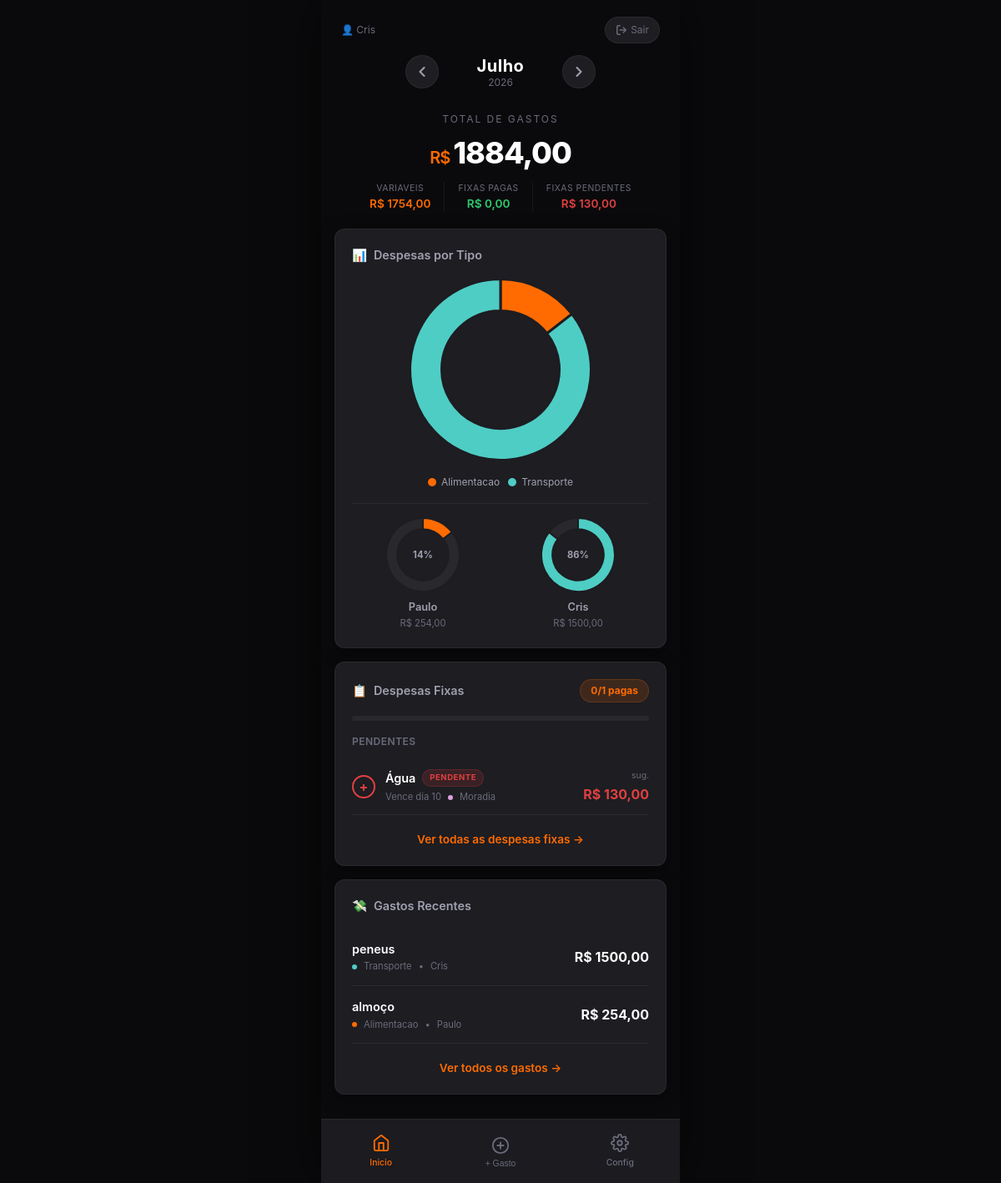
/dashboard (signed in), run on the app's committed database.
### app.py (models this page shows)
class User(db.Model):
    __tablename__ = 'users'
    id = db.Column(db.Integer, primary_key=True)
    name = db.Column(db.String(100), nullable=False)
    email = db.Column(db.String(120), unique=True, nullable=False)
    password_hash = db.Column(db.String(256), nullable=False)
    is_admin = db.Column(db.Boolean, default=False)
    created_at = db.Column(db.DateTime, default=datetime.utcnow)
    expenses = db.relationship('VariableExpense', backref='user', lazy=True, cascade='all, delete-orphan')
    fixed_expenses = db.relationship('FixedExpense', backref='user', lazy=True, cascade='all, delete-orphan')

class FixedExpense(db.Model):
    __tablename__ = 'fixed_expenses'
    id = db.Column(db.Integer, primary_key=True)
    description = db.Column(db.String(200), nullable=False)
    value = db.Column(db.Float, nullable=False)
    due_day = db.Column(db.Integer, nullable=False)
    paid = db.Column(db.Boolean, default=False)
    paid_at = db.Column(db.DateTime, nullable=True)
    month = db.Column(db.Integer, nullable=False)
    year = db.Column(db.Integer, nullable=False)
    is_recurring = db.Column(db.Boolean, default=True)
    user_id = db.Column(db.Integer, db.ForeignKey('users.id'), nullable=False)
    expense_type_id = db.Column(db.Integer, db.ForeignKey('expense_types.id'), nullable=True)
    created_at = db.Column(db.DateTime, default=datetime.utcnow)

class ExpenseType(db.Model):
    __tablename__ = 'expense_types'
    id = db.Column(db.Integer, primary_key=True)
    name = db.Column(db.String(100), nullable=False)
    color = db.Column(db.String(7), default='#FF6B00')
    created_at = db.Column(db.DateTime, default=datetime.utcnow)
    variable_expenses = db.relationship('VariableExpense', backref='expense_type', lazy=True)
    fixed_expenses = db.relationship('FixedExpense', backref='expense_type', lazy=True)

class VariableExpense(db.Model):
    __tablename__ = 'variable_expenses'
    id = db.Column(db.Integer, primary_key=True)
    description = db.Column(db.String(200), nullable=False)
    value = db.Column(db.Float, nullable=False)
    date = db.Column(db.DateTime, default=datetime.utcnow)
    month = db.Column(db.Integer, nullable=False)
    year = db.Column(db.Integer, nullable=False)
    user_id = db.Column(db.Integer, db.ForeignKey('users.id'), nullable=False)
    expense_type_id = db.Column(db.Integer, db.ForeignKey('expense_types.id'), nullable=False)
    created_at = db.Column(db.DateTime, default=datetime.utcnow)

### app.py (the view)
@app.route("/")
@app.route("/dashboard")
@login_required
def dashboard():
    month = request.args.get("month", type=int)
    year = request.args.get("year", type=int)
    if month is None or year is None:
        month, year = get_current_month_year()
    month = max(0, min(11, month))
    ctx = get_month_context(month, year)
    users = {u.id: {"name": u.name, "email": u.email} for u in User.query.all()}
    fixed_all = FixedExpense.query.filter_by(month=month, year=year).all()
    total_fixed = len(fixed_all)
    paid_fixed = sum(1 for f in fixed_all if f.paid)
    pending_fixed = [f for f in fixed_all if not f.paid]
    variable_all = VariableExpense.query.filter_by(month=month, year=year).all()
    chart_labels = []
    chart_data = []
    chart_colors = []
    for et in ExpenseType.query.all():
        total = sum(v.value for v in variable_all if v.expense_type_id == et.id)
        if total > 0:
            chart_labels.append(et.name)
            chart_data.append(round(total, 2))
            chart_colors.append(et.color)
    user_expense_data = {}
    for uid, uinfo in users.items():
        total = sum(v.value for v in variable_all if v.user_id == uid)
        user_expense_data[uid] = {
            "name": uinfo["name"],
            "total": round(total, 2)
        }
    total_variable = sum(v.value for v in variable_all)
    total_fixed_paid = sum(f.value for f in fixed_all if f.paid)
    total_fixed_pending = sum(f.value for f in fixed_all if not f.paid)
    total_gastos = total_variable + total_fixed_paid + total_fixed_pending
    recent_variables = VariableExpense.query.filter_by(month=month, year=year).order_by(VariableExpense.created_at.desc()).limit(10).all()
    return render_template("dashboard.html",
        month_ctx=ctx,
        total_gastos=total_gastos,
        total_variable=total_variable,
        total_fixed_paid=total_fixed_paid,
        total_fixed_pending=total_fixed_pending,
        total_fixed=total_fixed,
        paid_fixed=paid_fixed,
        pending_fixed=pending_fixed,
        chart_labels=chart_labels,
        chart_data=chart_data,
        chart_colors=chart_colors,
        user_expense_data=user_expense_data,
        users=users,
        expense_types=ExpenseType.query.all(),
        recent_variables=recent_variables,
        all_users=User.query.all(),
    )

### templates/dashboard.html (shortened to what this page needs)
{% extends "base.html" %}
{% block content %}
<div class="top-bar">
    <div style="display: flex; justify-content: space-between; align-items: center; padding: 0 4px; margin-bottom: 12px;">
        <div style="font-size: 0.75rem; color: var(--text-muted);">
            👤 {{ session.user_name }}
        </div>
        <a href="{{ url_for('logout') }}" style="font-size: 0.75rem; color: var(--text-muted); text-decoration: none; display: flex; align-items: center; gap: 4px; padding: 6px 12px; border-radius: 20px; background: var(--bg-card); border: 1px solid var(--border-subtle); transition: var(--transition);" onmouseover="this.style.color='var(--accent-red)'" onmouseout="this.style.color='var(--text-muted)'">
            <svg width="14" height="14" viewBox="0 0 24 24" fill="none" stroke="currentColor" stroke-width="2.5" stroke-linecap="round" stroke-linejoin="round"><path d="M9 21H5a2 2 0 0 1-2-2V5a2 2 0 0 1 2-2h4"/><polyline points="16 17 21 12 16 7"/><line x1="21" y1="12" x2="9" y2="12"/></svg>
            Sair
        </a>
    </div>
    <div class="month-nav">
        <a href="{{ url_for('dashboard', month=month_ctx.prev_month, year=month_ctx.prev_year) }}" aria-label="Mes anterior">
            <svg width="20" height="20" viewBox="0 0 24 24" fill="none" stroke="currentColor" stroke-width="2.5" stroke-linecap="round" stroke-linejoin="round"><polyline points="15 18 9 12 15 6"></polyline></svg>
        </a>
        <div>
            <div class="month-name">{{ month_ctx.name }}</div>
            <div class="year-label">{{ month_ctx.year }}</div>
        </div>
        <a href="{{ url_for('dashboard', month=month_ctx.next_month, year=month_ctx.next_year) }}" aria-label="Proximo mes">
            <svg width="20" height="20" viewBox="0 0 24 24" fill="none" stroke="currentColor" stroke-width="2.5" stroke-linecap="round" stroke-linejoin="round"><polyline points="9 18 15 12 9 6"></polyline></svg>
        </a>
    </div>
</div>
<div class="balance-section">
    <div class="balance-label">Total de Gastos</div>
    <div class="balance-value">
        <span class="currency">R$</span>{{ "{:.2f}".format(total_gastos).replace(".", ",") }}
    </div>
    <div style="display: flex; justify-content: center; gap: 16px; margin-top: 8px;">
        <div style="text-align: center;">
            <div style="font-size: 0.65rem; color: var(--text-muted); text-transform: uppercase; letter-spacing: 0.5px;">Variaveis</div>
            <div style="font-size: 0.85rem; font-weight: 600; color: var(--accent-orange);">R$ {{ "{:.2f}".format(total_variable).replace(".", ",") }}</div>
        </div>
        <div style="text-align: center;">
            <div style="font-size: 0.65rem; color: var(--text-muted); text-transform: uppercase; letter-spacing: 0.5px;">Fixas Pagas</div>
            <div style="font-size: 0.85rem; font-weight: 600; color: var(--accent-green);">R$ {{ "{:.2f}".format(total_fixed_paid).replace(".", ",") }}</div>
        </div>
        <div style="text-align: center;">
            <div style="font-size: 0.65rem; color: var(--text-muted); text-transform: uppercase; letter-spacing: 0.5px;">Fixas Pendentes</div>
            <div style="font-size: 0.85rem; font-weight: 600; color: var(--accent-red);">R$ {{ "{:.2f}".format(total_fixed_pending).replace(".", ",") }}</div>
        </div>
    </div>
</div>
<div class="card">
    <div class="card-header">
        <div class="card-title">
            <span>📊</span> Despesas por Tipo
        </div>
    </div>
    <div style="position: relative; height: 220px; margin-bottom: 16px;">
        <canvas id="mainChart"></canvas>
    </div>
    <div style="display: flex; flex-wrap: wrap; gap: 10px; justify-content: center;" id="chartLegend"></div>
    <div style="display: flex; gap: 16px; justify-content: center; margin-top: 16px; padding-top: 16px; border-top: 1px solid var(--border-subtle);">
        {% for uid, udata in user_expense_data.items() %}
        <div style="text-align: center; flex: 1;">
            <div style="position: relative; width: 90px; height: 90px; margin: 0 auto;">
                <canvas id="userChart{{ uid }}"></canvas>
                <div style="position: absolute; top: 50%; left: 50%; transform: translate(-50%, -50%); font-size: 0.7rem; font-weight: 700; color: var(--text-secondary);">
                    {% set all_total = namespace(value=0) %}
                    {% for u in user_expense_data.values() %}
                        {% set all_total.value = all_total.value + u.total %}
                    {% endfor %}
                    {{ ((udata.total / all_total.value * 100) | round(0) | int) if all_total.value > 0 else 0 }}%
                </div>
            </div>
            <div style="font-size: 0.8rem; font-weight: 600; color: var(--text-secondary); margin-top: 8px;">{{ udata.name }}</div>
            <div style="font-size: 0.7rem; color: var(--text-muted); margin-top: 2px;">R$ {{ "{:.2f}".format(udata.total).replace(".", ",") }}</div>
        </div>
        {% endfor %}
    </div>
</div>
<div class="card">
    <div class="card-header">
        <div class="card-title">
            <span>📋</span> Despesas Fixas
        </div>
        <div class="card-badge">{{ paid_fixed }}/{{ total_fixed }} pagas</div>
    </div>
    <div class="progress-bar">
    </div>
    <div style="margin-top: 16px;">
        <div style="font-size: 0.75rem; color: var(--text-muted); margin-bottom: 12px; text-transform: uppercase; letter-spacing: 0.5px; font-weight: 600;">
            Pendentes
        </div>
        {% if pending_fixed %}
            {% for expense in pending_fixed %}
            <div style="display: flex; align-items: center; gap: 12px; padding: 12px 0; border-bottom: 1px solid var(--border-subtle); cursor: pointer;" onclick="openPayModal({{ expense.id }}, '{{ expense.description }}', {{ expense.value }})" onmouseover="this.style.background='rgba(255,255,255,0.02)'" onmouseout="this.style.background='transparent'">
                <div style="width: 28px; height: 28px; border-radius: 50%; border: 2px solid var(--accent-red); display: flex; align-items: center; justify-content: center; flex-shrink: 0;">
                    <span style="color: var(--accent-red); font-size: 16px; font-weight: bold; line-height: 1;">+</span>
                </div>
                <div style="flex: 1; min-width: 0;">
                    <div style="display: flex; align-items: center; gap: 8px; flex-wrap: wrap; margin-bottom: 4px;">
                        <span style="font-size: 0.9rem; font-weight: 600; color: var(--text-primary);">{{ expense.description }}</span>
                        <span style="font-size: 0.6rem; font-weight: 700; text-transform: uppercase; letter-spacing: 0.5px; padding: 2px 8px; border-radius: 10px; background: rgba(224, 64, 64, 0.15); color: var(--accent-red); border: 1px solid rgba(224, 64, 64, 0.2);">Pendente</span>
                    </div>
                    <div style="font-size: 0.7rem; color: var(--text-muted); display: flex; align-items: center; gap: 8px;">
                        <span>Vence dia {{ expense.due_day }}</span>
                        {% if expense.expense_type %}
                        <span style="width: 6px; height: 6px; border-radius: 50%; background: {{ expense.expense_type.color }}; display: inline-block;"></span>
                        <span>{{ expense.expense_type.name }}</span>
                        {% endif %}
                    </div>
                </div>
                <div style="text-align: right; flex-shrink: 0;">
                    <div style="font-size: 0.65rem; color: var(--text-muted); margin-bottom: 2px;">sug.</div>
                    <div style="font-size: 1rem; font-weight: 700; color: var(--accent-red);">R$ {{ "{:.2f}".format(expense.value).replace(".", ",") }}</div>
                </div>
            </div>
            {% endfor %}
        {% else %}
            <div style="text-align: center; padding: 8px;">
                <p style="font-size: 0.8rem; color: var(--text-muted); margin: 0;">Todas as despesas fixas estao pagas!</p>
            </div>
        {% endif %}
    </div>
    <div style="margin-top: 16px; text-align: center;">
        <a href="{{ url_for('fixed_expenses', month=month_ctx.index, year=month_ctx.year) }}" style="color: var(--accent-orange); text-decoration: none; font-size: 0.85rem; font-weight: 600;">
            Ver todas as despesas fixas →
        </a>
    </div>
</div>
<div class="card">
    <div class="card-header">
        <div class="card-title">
            <span>💸</span> Gastos Recentes
        </div>
    </div>
    {% if recent_variables %}
        {% for expense in recent_variables %}
        <div class="expense-item">
            <div class="expense-info">
                <div class="expense-name">{{ expense.description }}</div>
                <div class="expense-meta">
                    <span class="dot" style="background: {{ expense.expense_type.color if expense.expense_type else '#888' }}"></span>
                    <span>{{ expense.expense_type.name if expense.expense_type else 'Sem tipo' }}</span>
                    <span>•</span>
                    <span>{{ users[expense.user_id]["name"] }}</span>
                </div>
            </div>
            <div class="expense-value">R$ {{ "{:.2f}".format(expense.value).replace(".", ",") }}</div>
        </div>
        {% endfor %}
    {% else %}
        <div class="empty-state">
            <div class="icon">📝</div>
            <p>Nenhum gasto registrado este mes.</p>
        </div>
    {% endif %}
    <div style="margin-top: 16px; text-align: center;">
        <a href="{{ url_for('variable_expenses', month=month_ctx.index, year=month_ctx.year) }}" style="color: var(--accent-orange); text-decoration: none; font-size: 0.85rem; font-weight: 600;">
            Ver todos os gastos →
        </a>
    </div>
</div>
{% endblock %}

### templates/base.html (shortened to what this page needs)
<!DOCTYPE html>
<html lang="pt-BR">
<head>
</head>
<body>
    <div class="app-wrapper">
        {% block content %}{% endblock %}
        {% if session.user_id %}
        <nav class="bottom-nav">
            <a href="{{ url_for('dashboard') }}" class="nav-item {% if request.endpoint == 'dashboard' %}active{% endif %}">
                <div class="nav-icon">
                    <svg viewBox="0 0 24 24"><path d="M3 9l9-7 9 7v11a2 2 0 0 1-2 2H5a2 2 0 0 1-2-2z"/><polyline points="9 22 9 12 15 12 15 22"/></svg>
                </div>
                <span>Inicio</span>
            </a>
            <button class="nav-item {% if request.endpoint in ['variable_expenses', 'add_variable_expense'] %}active{% endif %}" onclick="openModal()">
                <div class="nav-icon">
                    <svg viewBox="0 0 24 24"><circle cx="12" cy="12" r="10"/><line x1="12" y1="8" x2="12" y2="16"/><line x1="8" y1="12" x2="16" y2="12"/></svg>
                </div>
                <span>+ Gasto</span>
            </button>
            <a href="{{ url_for('expense_types') }}" class="nav-item {% if request.endpoint in ['expense_types', 'add_expense_type'] %}active{% endif %}">
                <div class="nav-icon">
                </div>
                <span>Config</span>
            </a>
        </nav>
        {% endif %}
    </div>
</body>
</html>

### data on the page
User: user_name "Cris", name "Cris", name "Cris"
User: name "Paulo", name "Paulo"
FixedExpense: description "Água", due_day "10", expense_type.name "Moradia", value "130,00"
VariableExpense: description "peneus", expense_type "Transporte", value "1500,00"
VariableExpense: description "almoço", expense_type "Alimentacao", value "254,00"

### other printed values
{{ month_ctx.name }} "Julho"
{{ month_ctx.year }} "2026"
{{ "{:.2f}".format(total_gastos).replace(".", ",") }} "1884,00"
{{ "{:.2f}".format(total_variable).replace(".", ",") }} "1754,00"
{{ "{:.2f}".format(total_fixed_paid).replace(".", ",") }} "0,00"
{{ "{:.2f}".format(total_fixed_pending).replace(".", ",") }} "130,00"
{{ "{:.2f}".format(udata.total).replace(".", ",") }} "254,00" "1500,00"
{{ paid_fixed }} "0"
{{ total_fixed }} "1"
chart data {{ chart_labels | tojson }} ["Alimentacao", "Transporte"]
chart data {{ chart_data | tojson }} [254.0, 1500.0]
